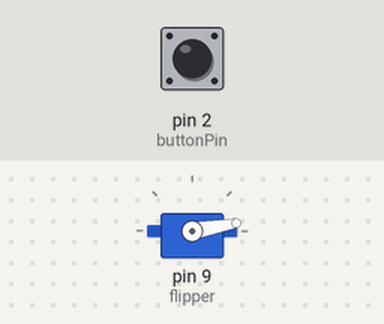
This sketch was run on a simulated Arduino Uno, built with avr-gcc and run on an emulated ATmega328P. Shown: servo. The test bench sets the inputs (shaded band); at power-on: pin 2 (buttonPin) HIGH. What the sketch prints to the serial monitor is not drawn.

Above: at 1.2 s.
1.3 s: pin 2 (buttonPin) pulled LOW for 0.15 s
At 1.38 s:
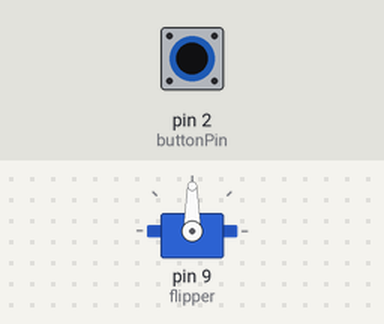
2.9 s: pin 2 (buttonPin) pulled LOW for 3.2 s
At 6.9 s:
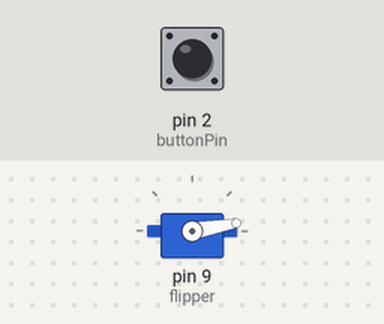
Timing chart, 0 to 8.4 s (numbered marks = the images above; inputs shaded):
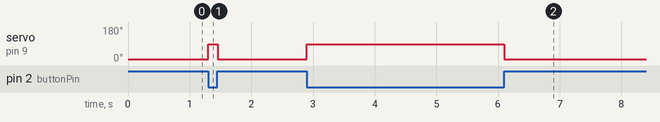

The sketch:

ButtonFlipper.ino
```cpp
#include <Servo.h>

Servo flipper;

const int buttonPin = 2;     // the number of the pushbutton pin
int buttonState = 0;         // variable for reading the pushbutton status

void setup() {
        while(!Serial); //redundent unless debugging and using an intel based arduino  (so the 101 or edison)
        // initialize the pushbutton pin as an input:
        pinMode(buttonPin, INPUT_PULLUP);
        // begining Serial for debugging
        Serial.begin(9600);
        flipper.attach(9);
}

void loop(){
        // read the state of the pushbutton value:
        buttonState = digitalRead(buttonPin);

        // check if the pushbutton is pressed.
        // if it is, the buttonState is HIGH:
        if (buttonState == LOW) {
                // make the servo go at a 90 degree angle
                flipper.write(90);
                Serial.println(flipper.read()); // debugging the location of the servo
        }
        else if(buttonState == HIGH && flipper.read() == 90){
                // iff the button is not being pressed we will keep writing it to 10 degree angle
                flipper.write(10);
                Serial.println(flipper.read());
        }

        Serial.println(digitalRead(buttonPin));
}
```

Measured:
- after the input at 1.3 s, servo on pin 9 (flipper): 10° → 90° at once, → 10° 0.15 s later
- after the input at 2.9 s, servo on pin 9 (flipper): 10° → 90° at once, → 10° 3.2 s later
